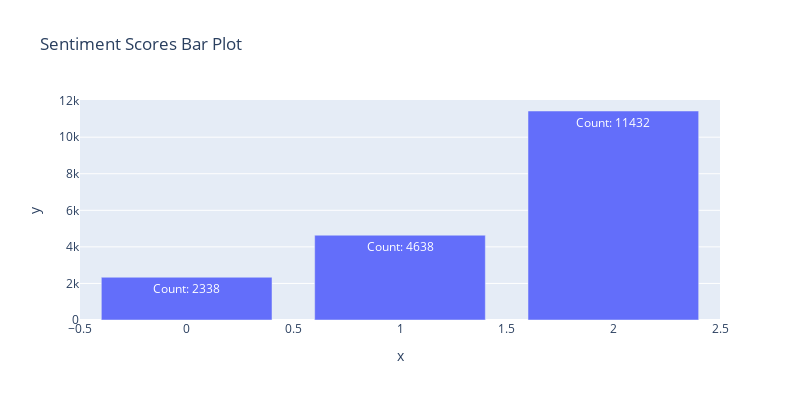

Notebook code cell kept with this figure:
### Code cell
#This graph depicts the count of videos for each sentiment score
SentimentScores = cm.Sentiment.value_counts().index
frequencies = cm.Sentiment.value_counts().values

px.bar(x=SentimentScores, y=frequencies,text=[f"Count: {frequencies[0]}",f"Count: {frequencies[1]}",f"Count: {frequencies[2]}"],
      title="Sentiment Scores Bar Plot",width=800,height=400)

### Figure 1 — Plotly figure (JSON) as saved in the notebook; plotly's stock layout.template omitted (floating-point values rounded to 4 significant figures)
{"data": [{"alignmentgroup": "True", "hovertemplate": "x=%{x}<br>y=%{y}<br>text=%{text}<extra></extra>", "legendgroup": "", "marker": {"color": "#636efa", "pattern": {"shape": ""}}, "name": "", "offsetgroup": "", "orientation": "v", "showlegend": false, "text": ["Count: 11432", "Count: 4638", "Count: 2338"], "textposition": "auto", "type": "bar", "x": [2, 1, 0], "xaxis": "x", "y": [11432, 4638, 2338], "yaxis": "y"}], "layout": {"barmode": "relative", "height": 400, "legend": {"tracegroupgap": 0}, "title": {"text": "Sentiment Scores Bar Plot"}, "width": 800, "xaxis": {"anchor": "y", "domain": [0, 1], "title": {"text": "x"}}, "yaxis": {"anchor": "x", "domain": [0, 1], "title": {"text": "y"}}}}
